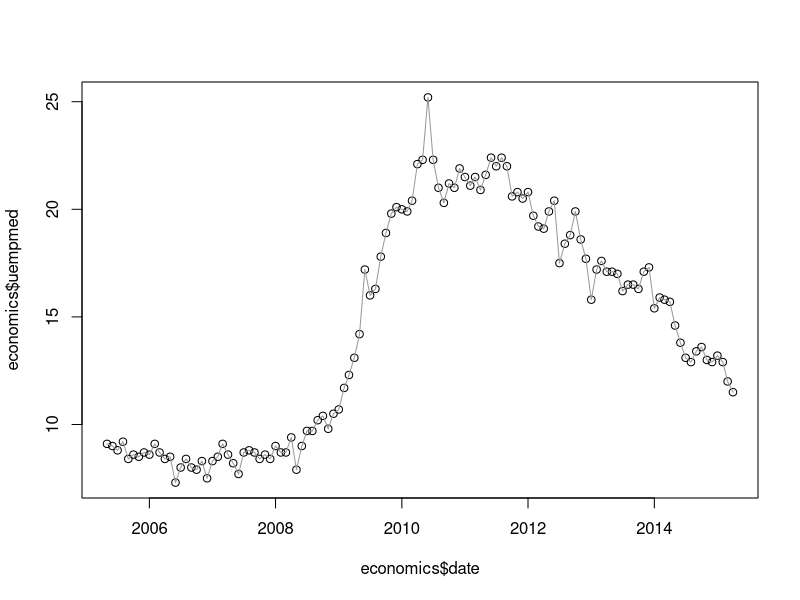
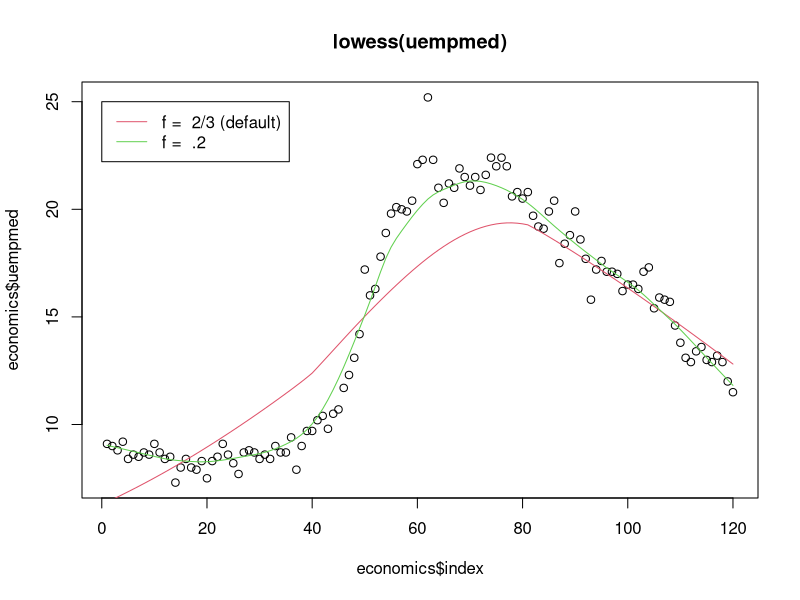
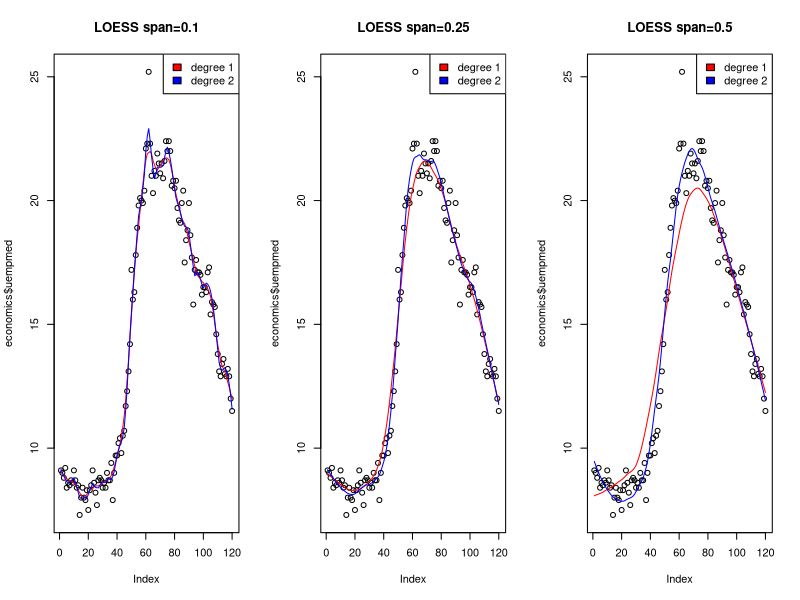
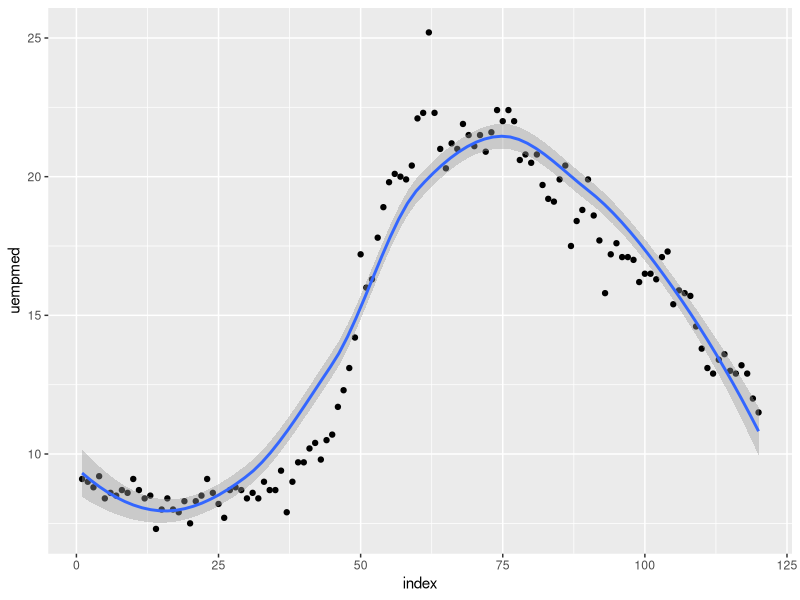
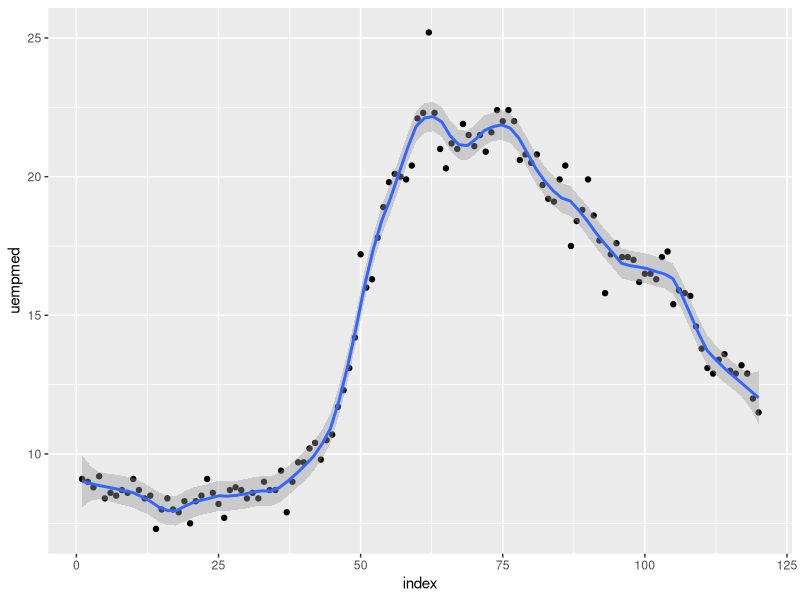
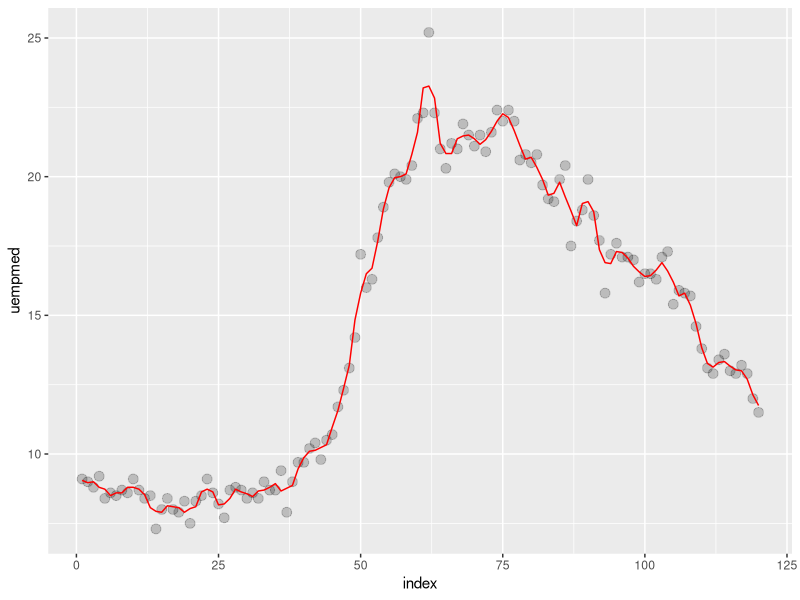
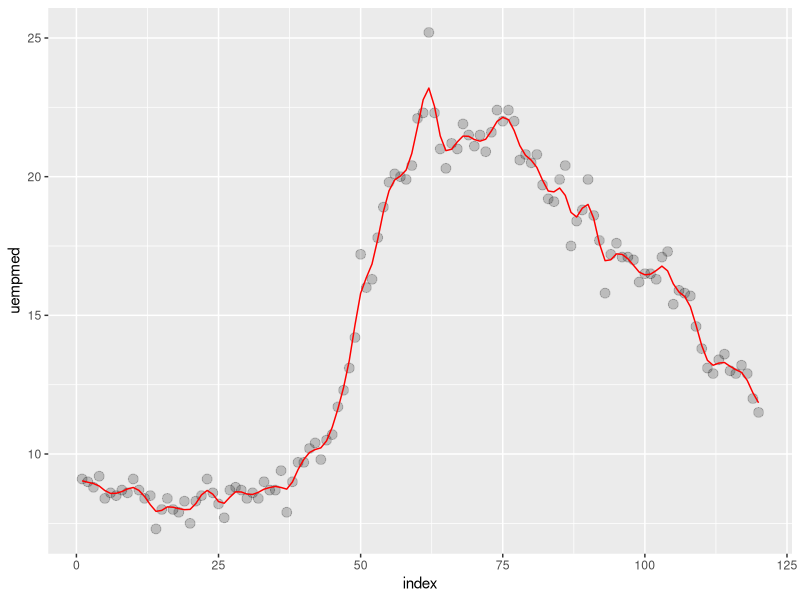
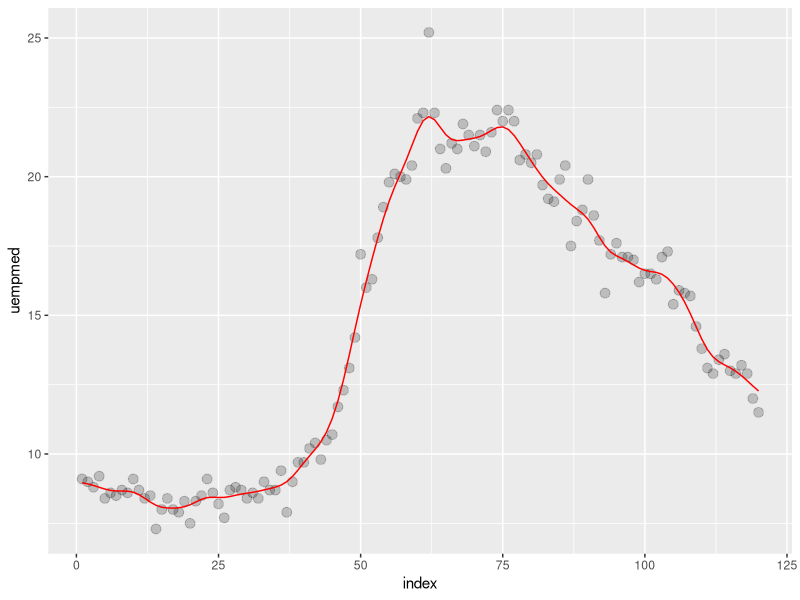

These figures' R source, in order:
## ---- chunk 1
knitr::opts_chunk$set(echo = TRUE)
knitr::opts_chunk$set(warning = FALSE, message = FALSE) # just to clean the pdf files, not recommended in practice!
## ---- chunk 2
library(tidyverse)  # for data manipulation and visualization
library(ggplot2)    # for plots
## ---- chunk 3
data(economics)
help(economics)
head(economics)
dim(economics)
## ---- chunk 4

# first note that 
dim(economics)[1] == nrow(economics)

# subset the data
economics <- economics[(nrow(economics)-119):nrow(economics),]
dim(economics)
plot(economics$date, economics$uempmed)
lines(economics$date, economics$uempmed, col='grey60')

## ---- chunk 5
economics$index <- 1:120
## ---- chunk 6
help("lowess")

plot(economics$uempmed ~ economics$index, main = "lowess(uempmed)")
lines(lowess(economics$uempmed), col = 2)
lines(lowess(economics$uempmed, f = .2), col = 3)

legend(0, 25, c(paste("f = ", c("2/3 (default)", ".2"))), lty = 1, col = 2:3)
## ---- chunk 7
help("loess")
## ---- chunk 8

par(mfrow=c(1,3))

loess1_10 <- loess(uempmed ~ index, data = economics, span = 0.1, degree=1) 
loess2_10 <- loess(uempmed ~ index, data = economics, span = 0.1, degree=2) 
plot(economics$uempmed, main="LOESS span=0.1")
lines(predict(loess1_10), col='red')
lines(predict(loess2_10), col='blue')
legend("topright", fill = c("red","blue"), 
       legend = c("degree 1", "degree 2"))

# span=0.25
loess1_25 <- loess(uempmed ~ index, data = economics, span = 0.25, degree=1) 
loess2_25 <- loess(uempmed ~ index, data = economics, span = 0.25, degree=2) 
plot(economics$uempmed, main="LOESS span=0.25")
lines(predict(loess1_25), col='red')
lines(predict(loess2_25), col='blue')
legend("topright", fill = c("red","blue"), 
       legend = c("degree 1", "degree 2"))

# span=0.5
loess1_50 <- loess(uempmed ~ index, data = economics, span = 0.5, degree=1) 
loess2_50 <- loess(uempmed ~ index, data = economics, span = 0.5, degree=2) 
plot(economics$uempmed, main="LOESS span=0.5")
lines(predict(loess1_50), col='red')
lines(predict(loess2_50), col='blue')
legend("topright", fill = c("red","blue"), 
       legend = c("degree 1", "degree 2"))

## ---- chunk 9
economics %>% ggplot(aes(index,uempmed)) + geom_point() + 
  geom_smooth()
## ---- chunk 10
economics %>% ggplot(aes(index,uempmed)) + geom_point() + 
  geom_smooth(method="loess", span=0.15, methods.args = list(degree=1))
## ---- chunk 11
help(ksmooth)
## ---- chunk 12
window <- 3
box_smooth <- ksmooth(economics$index, economics$uempmed, kernel='box', bandwidth = window)
box_smooth
## ---- chunk 13
economics %>% mutate(smooth = box_smooth$y) %>% ggplot(aes(index, uempmed)) + 
  geom_point(size=3, alpha=0.2, color='black') + geom_line(aes(index, smooth), color='red')
## ---- chunk 14
norm_smooth <- ksmooth(economics$index, economics$uempmed, kernel='normal', bandwidth = window)

economics %>% mutate(smooth = norm_smooth$y) %>% ggplot(aes(index, uempmed)) + 
  geom_point(size=3, alpha=0.2, color='black') + geom_line(aes(index, smooth), color='red')
## ---- chunk 15
window <- 6 #6 month's time
norm_smooth <- ksmooth(economics$index, economics$uempmed, kernel='normal', 
                       bandwidth = window)

economics %>% mutate(smooth = norm_smooth$y) %>% 
  ggplot(aes(index, uempmed)) + 
  geom_point(size=3, alpha=0.2, color='black') + 
  geom_line(aes(index, smooth), color='red')

## ---- chunk 16
set.seed(1234)
df <- data.frame(
  sex=factor(rep(c("F", "M"), each=200)),
  weight=round(c(rnorm(200, mean=55, sd=5),
                 rnorm(200, mean=65, sd=5)))
)
head(df)
tail(df)
## ---- chunk 17
ggplot(df, aes(x=weight)) + 
  geom_histogram(aes(y=..density..), colour="black", fill="grey")+
  geom_density(alpha=.2, fill="#FF6666") 
## ---- chunk 18
ggplot(df, aes(x=weight)) + 
  geom_histogram(aes(y=..density..), colour="black", fill="grey")+
  geom_density(alpha=.2, fill="#FF6666", adjust=1/2) 

ggplot(df, aes(x=weight)) + 
  geom_histogram(aes(y=..density..), colour="black", fill="grey")+
  geom_density(alpha=.2, fill="#FF6666", adjust=2) 
